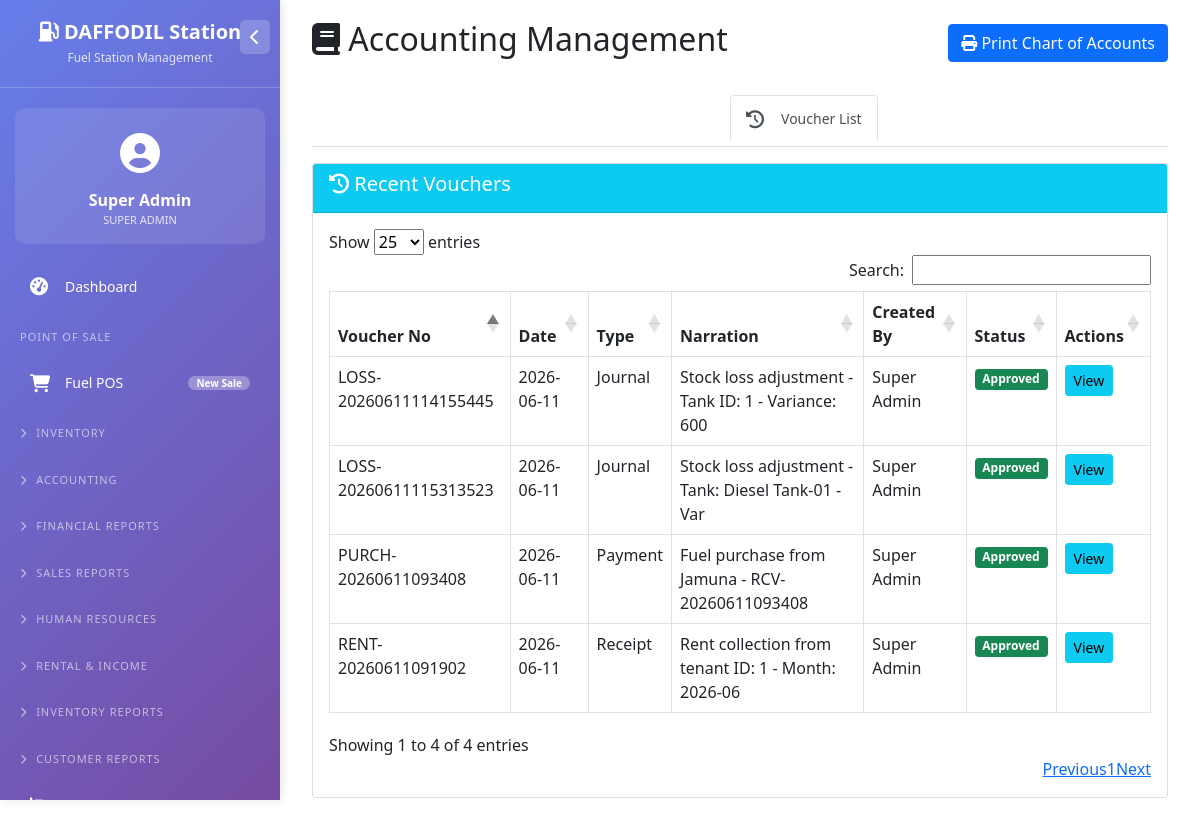
/accounting.php?tab=list (signed in), run on an earlier commit of the app's database.
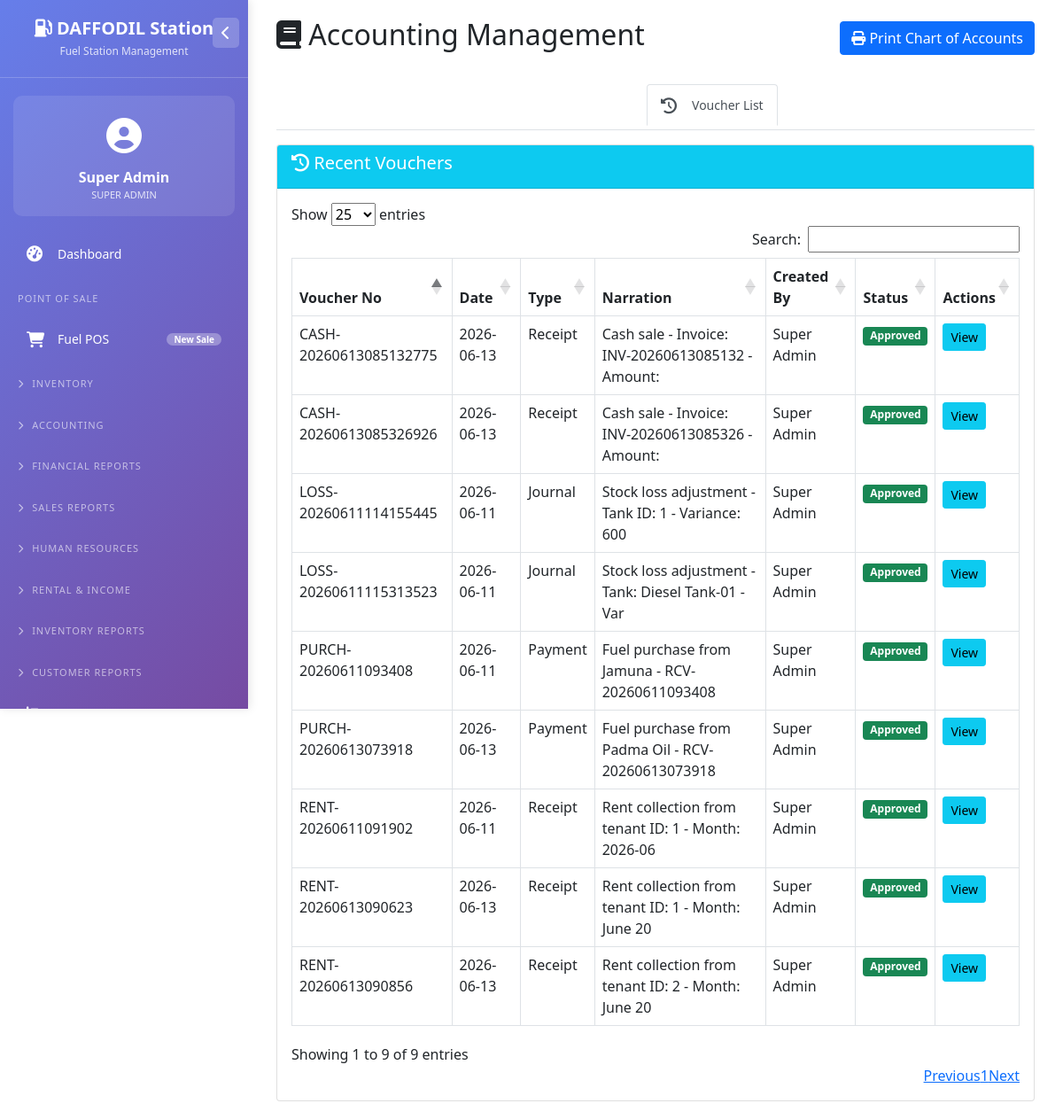
And on a later commit of the database.
### tables this page shows
CREATE TABLE `users` (
  `id` int(11) NOT NULL,
  `username` varchar(50) NOT NULL,
  `password` varchar(255) NOT NULL,
  `full_name` varchar(100) NOT NULL,
  `email` varchar(100) DEFAULT NULL,
  `phone` varchar(20) DEFAULT NULL,
  `role` enum('super_admin','owner','accountant','station_manager','cashier','nozzle_operator','hr_officer','store_keeper','auditor') NOT NULL,
  `is_active` tinyint(1) DEFAULT 1,
  `created_at` timestamp NOT NULL DEFAULT current_timestamp()
);

CREATE TABLE `vouchers` (
  `id` int(11) NOT NULL,
  `voucher_no` varchar(50) NOT NULL,
  `voucher_type` enum('journal','payment','receipt','contra') NOT NULL,
  `date` date NOT NULL,
  `narration` text DEFAULT NULL,
  `created_by` int(11) NOT NULL,
  `approved_by` int(11) DEFAULT NULL,
  `status` enum('draft','approved','rejected') DEFAULT 'draft',
  `created_at` timestamp NOT NULL DEFAULT current_timestamp()
);

### config/database.php (called while the page is built, shortened)
<?php
$host = 'localhost';
$dbname = 'fuel_station_management';
$username = 'root';
$password = '';
try {
    $pdo = new PDO("mysql:host=$host;dbname=$dbname", $username, $password);
    $pdo->setAttribute(PDO::ATTR_ERRMODE, PDO::ERRMODE_EXCEPTION);
} catch(PDOException $e) {
    die("Connection failed: " . $e->getMessage());
}
function getCurrentUser() {
    global $pdo;
    if(isset($_SESSION['user_id'])) {
        $stmt = $pdo->prepare("SELECT * FROM users WHERE id = ?");
        $stmt->execute([$_SESSION['user_id']]);
        return $stmt->fetch(PDO::FETCH_ASSOC);
    }
    return null;
}
?>

### accounting.php (the view, shortened to what this page needs)
<?php
require_once 'config/database.php';
$active_tab = $_GET['tab'] ?? 'chart';
$vouchers = $pdo->query("SELECT v.*, u.full_name as creator FROM vouchers v JOIN users u ON v.created_by = u.id ORDER BY v.created_at DESC LIMIT 50")->fetchAll();
?>
<!DOCTYPE html>
<html lang="en">
<head>
    <link href="https://cdn.jsdelivr.net/npm/bootstrap@5.1.3/dist/css/bootstrap.min.css" rel="stylesheet">
    <link rel="stylesheet" href="https://cdn.datatables.net/1.11.5/css/dataTables.bootstrap5.min.css">
    <link rel="stylesheet" href="https://cdnjs.cloudflare.com/ajax/libs/font-awesome/6.4.0/css/all.min.css">
</head>
<body>
    <?php include 'left_menu.php'; ?>
    <div class="main-content">
        <div class="container-fluid">
            <div class="d-flex justify-content-between align-items-center mb-4">
                <h2><i class="fas fa-book"></i> Accounting Management</h2>
                <div class="no-print">
                    <button onclick="window.print()" class="btn btn-primary">
                        <i class="fas fa-print"></i> Print Chart of Accounts
                    </button>
                </div>
            </div>
            <ul class="nav nav-tabs">
                <li class="nav-item">
                    <a class="nav-link <?php echo $active_tab == 'chart' ? 'active' : ''; ?>" href="?tab=chart">
                        <i class="fas fa-list"></i> Chart of Accounts
                    </a>
                </li>
                <li class="nav-item">
                    <a class="nav-link <?php echo $active_tab == 'voucher' ? 'active' : ''; ?>" href="?tab=voucher">
                        <i class="fas fa-file-invoice"></i> Voucher Entry
                    </a>
                </li>
                <li class="nav-item">
                    <a class="nav-link <?php echo $active_tab == 'list' ? 'active' : ''; ?>" href="?tab=list">
                        <i class="fas fa-history"></i> Voucher List
                    </a>
                </li>
                <li class="nav-item">
                    <a class="nav-link <?php echo $active_tab == 'reports' ? 'active' : ''; ?>" href="?tab=reports">
                        <i class="fas fa-chart-bar"></i> Reports
                    </a>
                </li>
            </ul>
            <?php if($active_tab == 'list'): ?>
            <div class="mt-3">
                <div class="card">
                    <div class="card-header bg-info text-white">
                        <h5><i class="fas fa-history"></i> Recent Vouchers</h5>
                    </div>
                    <div class="card-body">
                        <div class="table-responsive">
                            <table class="table table-bordered" id="vouchersTable">
                                <thead>
                                    <tr>
                                        <th>Voucher No</th>
                                        <th>Date</th>
                                        <th>Type</th>
                                        <th>Narration</th>
                                        <th>Created By</th>
                                        <th>Status</th>
                                        <th>Actions</th>
                                    </tr>
                                </thead>
                                <tbody>
                                    <?php foreach($vouchers as $v): ?>
                                    <tr>
                                        <td><?php echo $v['voucher_no']; ?></td>
                                        <td><?php echo $v['date']; ?></td>
                                        <td><?php echo ucfirst($v['voucher_type']); ?></td>
                                        <td><?php echo substr($v['narration'], 0, 50); ?></td>
                                        <td><?php echo $v['creator']; ?></td>
                                        <td>
                                            <span class="badge bg-<?php echo $v['status'] == 'approved' ? 'success' : 'warning'; ?>">
                                                <?php echo ucfirst($v['status']); ?>
                                            </span>
                                          </td>
                                        <td>
                                            <a href="view_voucher.php?id=<?php echo $v['id']; ?>" class="btn btn-sm btn-info">View</a>
                                          </td>
                                      </tr>
                                    <?php endforeach; ?>
                                </tbody>
                             </table>
                        </div>
                    </div>
                </div>
            </div>
            <?php endif; ?>
        </div>
    </div>
</body>
</html>

### left_menu.php (shortened to what this page needs)
<?php
$current_page = basename($_SERVER['PHP_SELF']);
$user = getCurrentUser();
?>
<link rel="stylesheet" href="https://cdnjs.cloudflare.com/ajax/libs/font-awesome/6.4.0/css/all.min.css">
<div class="sidebar" id="sidebar">
    <div class="sidebar-header">
        <button class="toggle-btn" onclick="toggleSidebar()">
            <i class="fas fa-chevron-left" id="toggleIcon"></i>
        </button>
        <h3><i class="fas fa-gas-pump"></i> DAFFODIL Station</h3>
        <p>Fuel Station Management</p>
    </div>
    <div class="user-info">
        <div class="user-icon">
            <i class="fas fa-user-circle"></i>
        </div>
        <div class="user-name"><?php echo $user['full_name'] ?? 'Admin'; ?></div>
        <div class="user-role"><?php echo ucfirst(str_replace('_', ' ', $user['role'] ?? 'super_admin')); ?></div>
    </div>
    <ul class="nav-menu">
        <li class="nav-item <?php echo $current_page == 'dashboard.php' ? 'active' : ''; ?>">
            <a class="nav-link" href="dashboard.php">
                <i class="fas fa-tachometer-alt"></i>
                <span>Dashboard</span>
            </a>
        </li>
        <li class="nav-title">POINT OF SALE</li>
        <li class="nav-item <?php echo $current_page == 'pos.php' ? 'active' : ''; ?>">
            <a class="nav-link" href="pos.php">
                <i class="fas fa-shopping-cart"></i>
                <span>Fuel POS</span>
                <span class="badge">New Sale</span>
            </a>
        </li>
        <li class="nav-title" onclick="toggleSection('inventorySection')" style="cursor: pointer;">
            <i class="fas fa-chevron-right" id="inventoryIcon" style="font-size: 10px; margin-right: 5px;"></i> INVENTORY
        </li>
        <li class="nav-title" onclick="toggleSection('accountingSection')" style="cursor: pointer;">
            <i class="fas fa-chevron-right" id="accountingIcon" style="font-size: 10px; margin-right: 5px;"></i> ACCOUNTING
        </li>
        <li class="nav-title" onclick="toggleSection('financialSection')" style="cursor: pointer;">
            <i class="fas fa-chevron-right" id="financialIcon" style="font-size: 10px; margin-right: 5px;"></i> FINANCIAL REPORTS
        </li>
        <li class="nav-title" onclick="toggleSection('salesReportSection')" style="cursor: pointer;">
            <i class="fas fa-chevron-right" id="salesReportIcon" style="font-size: 10px; margin-right: 5px;"></i> SALES REPORTS
        </li>
        <li class="nav-title" onclick="toggleSection('hrSection')" style="cursor: pointer;">
            <i class="fas fa-chevron-right" id="hrIcon" style="font-size: 10px; margin-right: 5px;"></i> HUMAN RESOURCES
        </li>
        <li class="nav-title" onclick="toggleSection('rentalSection')" style="cursor: pointer;">
            <i class="fas fa-chevron-right" id="rentalIcon" style="font-size: 10px; margin-right: 5px;"></i> RENTAL & INCOME
        </li>
        <li class="nav-title" onclick="toggleSection('inventoryReportSection')" style="cursor: pointer;">
            <i class="fas fa-chevron-right" id="inventoryReportIcon" style="font-size: 10px; margin-right: 5px;"></i> INVENTORY REPORTS
        </li>
        <li class="nav-title" onclick="toggleSection('customerSection')" style="cursor: pointer;">
            <i class="fas fa-chevron-right" id="customerIcon" style="font-size: 10px; margin-right: 5px;"></i> CUSTOMER REPORTS
        </li>
        <li class="nav-item <?php echo $current_page == 'reports.php' ? 'active' : ''; ?>">
            <a class="nav-link" href="reports.php">
                <i class="fas fa-chart-bar"></i>
                <span>Reports Center</span>
            </a>
        </li>
    </ul>
</div>

### left_menu.php (style rules this page uses)
.sidebar { position: fixed; top: 0; left: 0; height: 100vh; width: 280px; background: linear-gradient(135deg, #667eea 0%, #764ba2 100%); color: white; transition: all 0.3s; z-index: 1000; box-shadow: 2px 0 10px rgba(0,0,0,0.1); overflow-y: auto; }
.sidebar-header { padding: 20px; text-align: center; border-bottom: 1px solid rgba(255,255,255,0.2); margin-bottom: 20px; position: relative; }
.toggle-btn { position: absolute; right: 10px; top: 20px; background: rgba(255,255,255,0.2); border: none; color: white; border-radius: 5px; padding: 5px 10px; cursor: pointer; }
.sidebar-header h3 { margin: 0; font-size: 20px; font-weight: bold; }
.sidebar-header p { margin: 5px 0 0; font-size: 12px; opacity: 0.8; }
.user-info { padding: 15px 20px; background: rgba(255,255,255,0.1); margin: 0 15px 20px 15px; border-radius: 10px; text-align: center; }
.user-info .user-icon { font-size: 40px; margin-bottom: 5px; }
.user-info .user-name { font-weight: bold; font-size: 16px; }
.user-info .user-role { font-size: 11px; opacity: 0.8; text-transform: uppercase; }
.nav-menu { list-style: none; padding: 0; margin: 0; }
.nav-item { margin: 5px 15px; border-radius: 10px; transition: all 0.3s; }
.nav-link { display: flex; align-items: center; padding: 12px 15px; color: white; text-decoration: none; font-size: 14px; transition: all 0.3s; cursor: pointer; }
.nav-link i { width: 25px; margin-right: 10px; font-size: 18px; }
.nav-link .badge { margin-left: auto; background: rgba(255,255,255,0.3); padding: 2px 8px; border-radius: 20px; font-size: 10px; }
.nav-title { padding: 10px 20px; font-size: 11px; text-transform: uppercase; letter-spacing: 1px; opacity: 0.6; margin-top: 10px; }
.main-content { margin-left: 280px; padding: 20px; transition: margin-left 0.3s; }

What changed in the data, as far as the page shows it:
added vouchers: voucher_no "RENT-20260613090856", date "2026-06-13", voucher_type "Receipt", narration "Rent collection from tenant ID: 2 - Month: June 20", created_by.full_name "Super Admin", status "Approved"
added vouchers: voucher_no "RENT-20260613090623", date "2026-06-13", voucher_type "Receipt", narration "Rent collection from tenant ID: 1 - Month: June 20", created_by.full_name "Super Admin", status "Approved"
added vouchers: voucher_no "CASH-20260613085326926", date "2026-06-13", voucher_type "Receipt", narration "Cash sale - Invoice: INV-20260613085326 - Amount:", created_by.full_name "Super Admin", status "Approved"
added vouchers: voucher_no "CASH-20260613085132775", date "2026-06-13", voucher_type "Receipt", narration "Cash sale - Invoice: INV-20260613085132 - Amount:", created_by.full_name "Super Admin", status "Approved"
added vouchers: voucher_no "PURCH-20260613073918", date "2026-06-13", voucher_type "Payment", narration "Fuel purchase from Padma Oil - RCV-20260613073918", created_by.full_name "Super Admin", status "Approved"
Also different on the page:
text written by a page script: "Show entries Search: Showing 1 to 4 of 4 entries Previous 1 Next" → "Show entries Search: Showing 1 to 9 of 9 entries Previous 1 Next"
